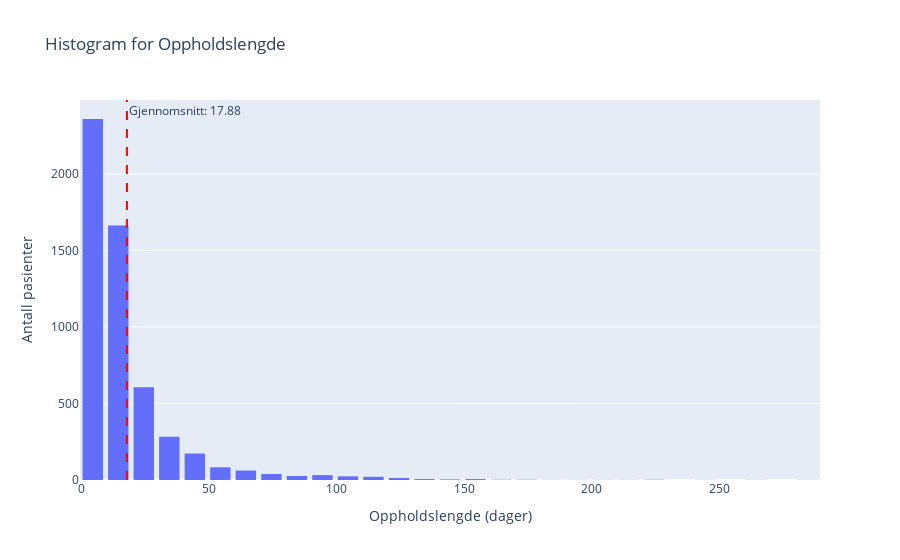

The cell this chart's notebook holds for it:
### Markdown cell above
##### Sjekker om det er skjevt fordelt.

### Code cell
oppholdslenge_gjennomsnitt = train_df['oppholdslengde'].mean()

fig = px.histogram(train_df, x='oppholdslengde', nbins=40, title='Histogram for Oppholdslengde')

fig.add_vline(x=oppholdslenge_gjennomsnitt, line_dash="dash", line_color="red", 
              annotation_text=f"Gjennomsnitt: {oppholdslenge_gjennomsnitt:.2f}",
              annotation_position="top right")

fig.update_layout(
    xaxis_title='Oppholdslengde (dager)',
    yaxis_title='Antall pasienter',
    bargap=0.2,  
    showlegend=False
)

fig.show()

### Figure 1 — Plotly figure (JSON) as saved in the notebook; plotly's stock layout.template omitted (floating-point values rounded to 4 significant figures; data arrays with more than 128 entries replaced by an {"elided": "..."} marker saying what was removed)
{"data": [{"alignmentgroup": "True", "bingroup": "x", "hovertemplate": "oppholdslengde=%{x}<br>count=%{y}<extra></extra>", "legendgroup": "", "marker": {"color": "#636efa", "pattern": {"shape": ""}}, "name": "", "nbinsx": 40, "offsetgroup": "", "orientation": "v", "showlegend": false, "type": "histogram", "x": {"elided": "5413 int values"}, "xaxis": "x", "yaxis": "y"}], "layout": {"annotations": [{"showarrow": false, "text": "Gjennomsnitt: 17.88", "x": 17.88, "xanchor": "left", "xref": "x", "y": 1, "yanchor": "top", "yref": "y domain"}], "bargap": 0.2, "barmode": "relative", "legend": {"tracegroupgap": 0}, "shapes": [{"line": {"color": "red", "dash": "dash"}, "type": "line", "x0": 17.88, "x1": 17.88, "xref": "x", "y0": 0, "y1": 1, "yref": "y domain"}], "showlegend": false, "title": {"text": "Histogram for Oppholdslengde"}, "xaxis": {"anchor": "y", "domain": [0, 1], "title": {"text": "Oppholdslengde (dager)"}}, "yaxis": {"anchor": "x", "domain": [0, 1], "title": {"text": "Antall pasienter"}}}}
